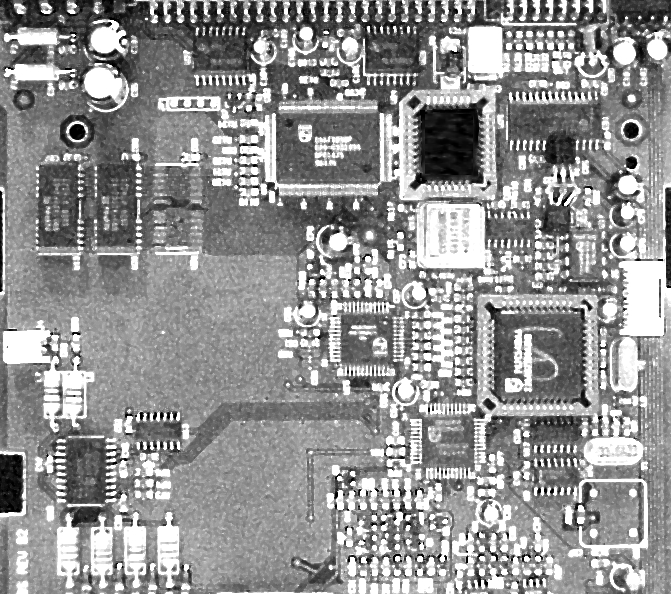
%> input picture Prácticas/Práctica 2/Entrega/Fig1.14(a).jpg, 671 x 594 px
$ octave Ejercicio_6c.m   (GNU Octave 9; MATLAB toolbox functions it lacks are replaced by stand-ins)
%> lines starting %> are read from the running program, lines starting %| are printed output that depends on the picture
I = imread('Fig1.14(a).jpg');
%> I is the input picture: size 594x671 uint8; min 0, max 255, mean 146.4

I1 = im2double(I);  % Rango de la imagen en [0,1]
I2 = I1;

a = 0.5;

c = 0.7;
d = 0.9;

for n = 1:335
    for m = 1:594
        if (c < I1(m,n)) || (I1(m,n) > d)
            I2(m,n) = I1(m,n)*a;

        else
            I2(m,n) = a*c + (I1(m,n)-c)*(1-a*c)/(1-c);

        end
    end
end
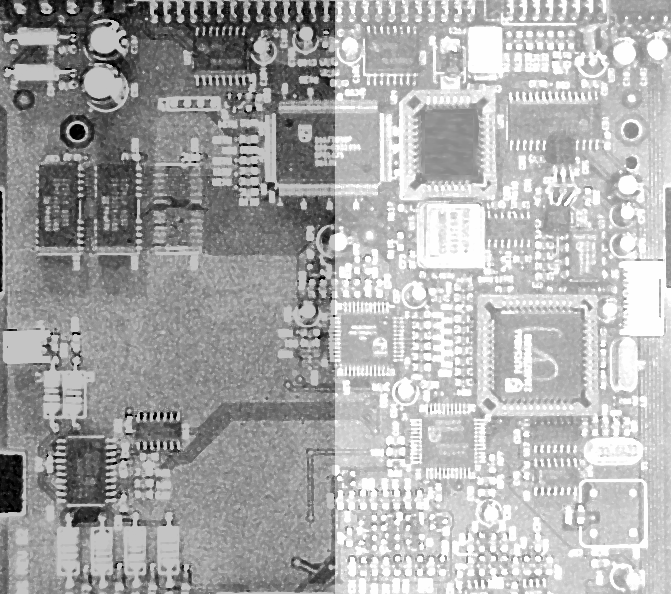
%> I2: size 594x671 double; min -1.17, max 1, mean 0.279; drawn with min black and max white

figure, imshow(I);
figure, imshow(I2);
%> after `imshow(I2)`:
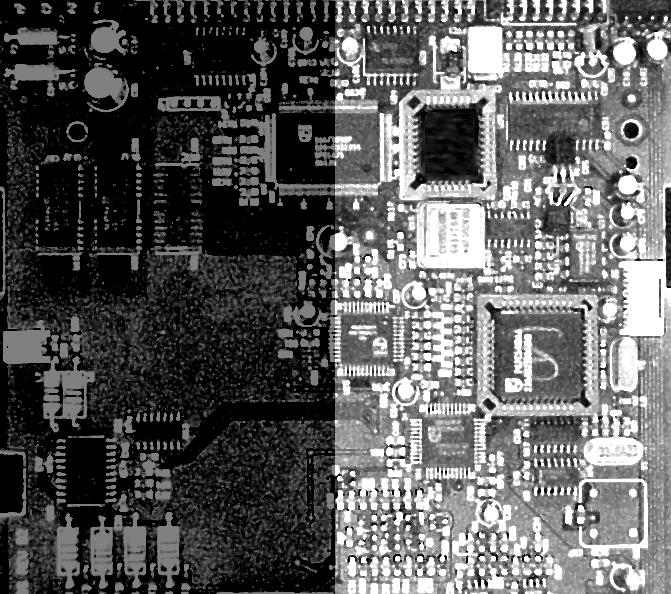
%> displayed picture: size 594x671, on the screen's scale of 0 to 255; min 0, max 255, mean 93
